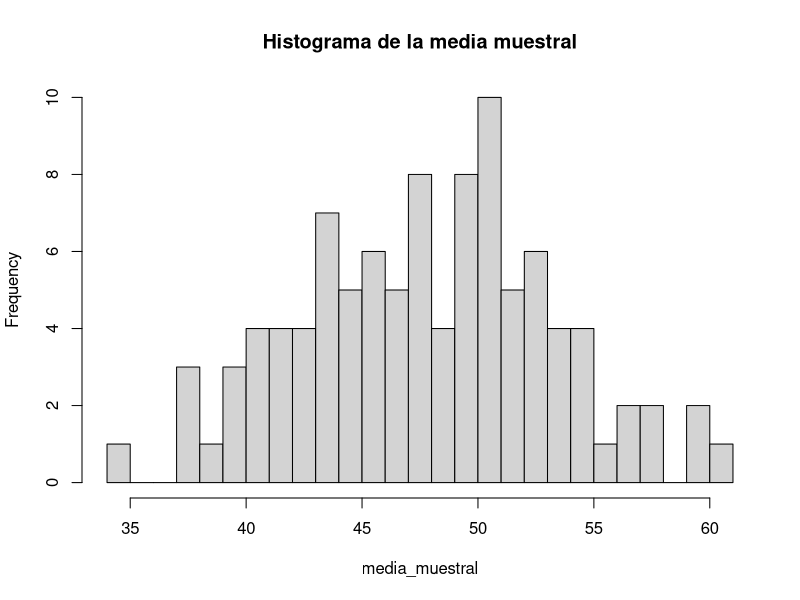

The R source for this figure:
## ---- chunk 1
knitr::opts_chunk$set(echo = TRUE)
## ---- chunk 2
poblacion <- round(runif(400000, 5, 90), 0)
poblacion
## ---- chunk 3
muestra<- sample(poblacion,size=20,replace=FALSE) 
mean(muestra) 
## ---- chunk 4
muestra2<- sample(poblacion,size=20,replace=FALSE) 
mean(muestra2) 
## ---- chunk 5
muestra3<- sample(poblacion,size=20,replace=FALSE) 
mean(muestra3)
## ---- chunk 6
n <- 100 
media_muestral <- matrix(0, n,1) 
for (i in 1:n) { 
  media_muestral[i,1]=mean(sample(poblacion,size=20,replace=FALSE)) 
  } 

## ---- chunk 7
mean(poblacion)
mean(media_muestral)
## ---- chunk 8
hist(media_muestral, main="Histograma de la media muestral", n=30) 
## ---- chunk 9
t.test(muestra2, conf.level =.90)[["conf.int"]] 
## ---- chunk 10
ic_media_var_pob <- function(y, sigma, nc, variable) 
{ 
  z <- qnorm(nc+(1-nc)/2) 
  n <- length(y) 
  i_sup <- mean(y)+z*sigma/sqrt(n) 
  i_inf <- mean(y)-z*sigma/sqrt(n)
  texto <- sprintf("Estamos %s%% seguros que el promedio de %s está entre %.2f y %.2f.", (nc*100), variable, i_inf, i_sup) 
  return(list(texto)) 
} 
## ---- chunk 11
sigma= 24.55
ic_media_var_pob(muestra2,sigma,.95,"edad") 
## ---- chunk 12
library(readxl) 
setwd("C:/Users/MINEDUCYT/Downloads") 
enoe <- read_xlsx("enoe.xlsx") 
## ---- chunk 13
library(dplyr) 
hombres <- subset(enoe, sex=="Hombre") 
hombres<-hombres$ingreso_mensual 
mujeres <- subset(enoe, sex=="Mujer") 
mujeres <- mujeres$ingreso_mensual 
## ---- chunk 14
ic_dosmedias_nvp <- function(x,y,var_ig, nc, variable) 
{ 
  t <- t.test(x, y, var.equal = var_ig, conf.level = nc)[["conf.int"]] 
i_inf <- t[1] 
i_sup <- t[2] 
texto <- sprintf("Estamos %s%% seguros que la diferencia del %s promedio entre ambas muestras está entre %.2f y %.2f.", 
                 (nc*100), variable, i_inf, i_sup) 

resumen <- sprintf("%s%% IC: %.2f a %.2f", 
                   (nc*100), i_inf, i_sup) 
return(list(texto, resumen)) 
}
## ---- chunk 15
ic_dosmedias_nvp (x=hombres, y=mujeres, var_ig=TRUE, nc=.95, variable="salario")[[1]] 
## ---- chunk 16
ic_dosmedias_nvp (x=hombres, y=mujeres, var_ig=TRUE, nc=.95, variable="salario")[[2]] 
## ---- chunk 17
ic_dosmedias_nvp (x=hombres, y=mujeres, var_ig=FALSE, nc=.95, variable="salario")[[1]] 
## ---- chunk 18
ic_dosmedias_nvp (x=hombres, y=mujeres, var_ig=FALSE, nc=.95, variable="salario")[[2]] 
## ---- chunk 19
var(hombres) 
## ---- chunk 20
var(mujeres) 
